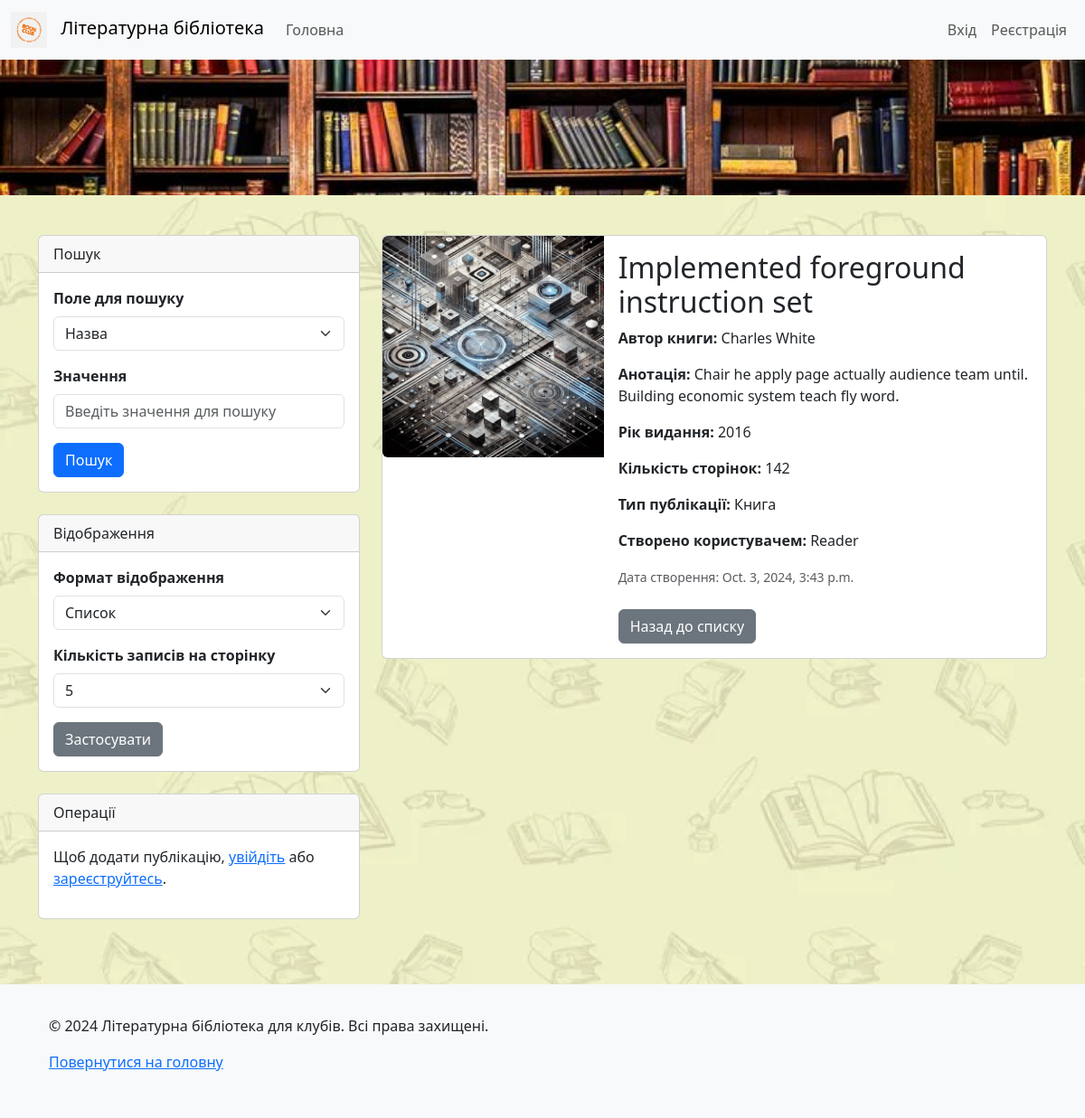
The page /publications/24/ on the database its author committed.
### publications/models.py (models this page shows, shortened)
class Publication(models.Model):
    title = models.CharField(max_length=255, unique=False)
    author = models.CharField(max_length=255)
    annotation = models.TextField()
    publication_year = models.IntegerField(
        validators=[
            MinValueValidator(1000),  # Найраніше допустимий рік
            MaxValueValidator(datetime.now().year)  # Поточний рік як максимальне значення
        ]
    )
    page_count = models.IntegerField(
        validators=[
            MinValueValidator(1),  # Мінімум 1 сторінка
            MaxValueValidator(10000)  # Максимум 10 000 сторінок
        ]
    )
    publication_type = models.ForeignKey('PublicationType', on_delete=models.CASCADE)
    cover_image = models.ImageField(
        upload_to='covers/', blank=True, null=True, validators=[validate_image]
    )
    created_by = models.ForeignKey(User, on_delete=models.CASCADE)
    created_at = models.DateTimeField(default=timezone.now)

class PublicationType(models.Model):
    name = models.CharField(max_length=100, unique=True)
    def __str__(self):
        return self.name

### publications/views.py (the view)
# urls.py: path('<int:pk>/', views.publication_detail, name='publication_detail'),
def publication_detail(request, pk):
    publication = get_object_or_404(Publication, pk=pk)
    return render(request, 'publications/publication_detail.html', {'publication': publication})

### publications/templates/publications/publication_detail.html (shortened to what this page needs)
{% extends 'publications/base.html' %}
{% load static %}
{% block content %}
<div class="card mb-4">
    <div class="row g-0">
        <div class="col-md-4">
            {% if publication.cover_image %}
                <img src="{{ publication.cover_image.url }}" class="img-fluid rounded-start" alt="Обкладинка {{ publication.title }}">
            {% else %}
                <img src="{% static 'publications/images/default_cover.jpg' %}" class="img-fluid rounded-start" alt="Обкладинка не доступна">
            {% endif %}
        </div>
        <div class="col-md-8">
            <div class="card-body">
                <h2 class="card-title">{{ publication.title }}</h2>
                <p class="card-text"><strong>Автор книги:</strong> {{ publication.author }}</p>
                <p class="card-text"><strong>Анотація:</strong> {{ publication.annotation }}</p>
                <p class="card-text"><strong>Рік видання:</strong> {{ publication.publication_year }}</p>
                <p class="card-text"><strong>Кількість сторінок:</strong> {{ publication.page_count }}</p>
                <p class="card-text"><strong>Тип публікації:</strong> {{ publication.publication_type }}</p>
                <p class="card-text"><strong>Створено користувачем:</strong> {{ publication.created_by.username }}</p>
                <p class="card-text"><small class="text-muted">Дата створення: {{ publication.created_at }}</small></p>
                <div class="mt-4 d-flex justify-content-start align-items-center">
                    <a href="{% url 'publication_list' %}" class="btn btn-secondary">Назад до списку</a>
                </div>
            </div>
        </div>
    </div>
</div>
{% endblock %}

### static/publications/css/styles.css (style rules this page uses)
body { background-image: url("../images/background.jpg"); background-size: cover; background-repeat: no-repeat; background-attachment: fixed; }
html { height: 100%; }
body { display: flex; flex-direction: column; min-height: 100vh; margin: 0; }

### rows shown on the page
Publication: cover_image (picture), title "Implemented foreground instruction set", author "Charles White", annotation "Chair he apply page actually audience team until. Building economic system teach fly word.", publication_year "2016", page_count "142", publication_type "Книга", created_by.username "Reader", created_at "Oct. 3, 2024, 3:43 p.m."
